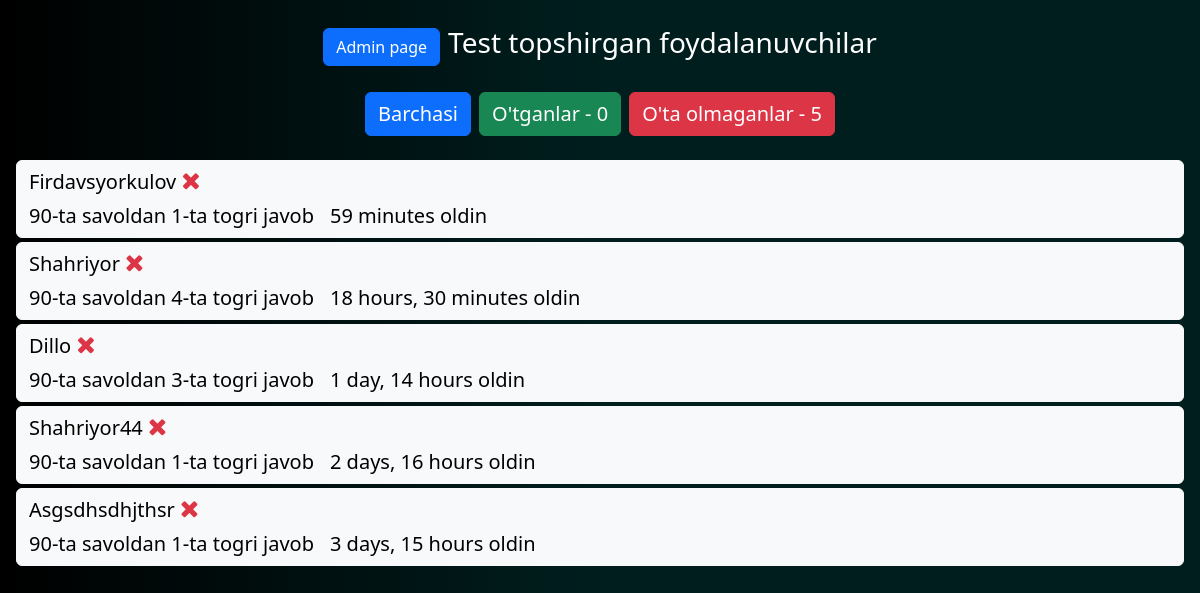
The app's page /adminpage/apply/ (signed in) with its own data.
### quiz/models.py (models this page shows)
class Taskusers(models.Model):
    username = models.ForeignKey(User,on_delete=models.CASCADE)
    natija = models.CharField(max_length=200)
    checking = models.BooleanField(default=False,blank=True)
    date = models.DateTimeField(auto_now_add=True)
    def __str__(self):
        return self.username.username

### quiz/views.py (the view)
# urls.py: path('adminpage/apply/', apply, name='apply'),
def apply(request):
    usertask = Taskusers.objects.all().order_by('-date')
    context ={
    'topshirganlar':usertask,
    'true':Taskusers.objects.filter(checking='True').all().count(),
    'false':Taskusers.objects.filter(checking='False').all().count(),
    }
    return render(request,'apply.html',context)

### templates/apply.html (shortened to what this page needs)
<!DOCTYPE html>
<html lang="en">
<head>
    <link rel="stylesheet" href="/static/bootstrap.min.css">
    <link rel="stylesheet" href="https://cdnjs.cloudflare.com/ajax/libs/font-awesome/4.7.0/css/font-awesome.min.css">
</head>
{% if request.user.is_superuser  %}
<body>
<center style="gap: 10px;
padding-top: 10px;
height:851px;
background-color: transparent;
background-image: linear-gradient(90deg, #000000 0%, #001E1E 50%);
">
<center class="d-flex justify-content-center align-items-center gap-2 my-3 flex-wrap">
    <a class="btn btn-primary" href="/adminpage">Admin page</a>
    <h3 class="text-white">Test topshirgan foydalanuvchilar</h3>
</center>
<center>
    <div class="d-flex align-items-center gap-2 flex-wrap justify-content-center my-4">
        <button onclick="checkall()" class="btn btn-primary fs-5">Barchasi</button>
        <button   onclick="check('False')" class="btn btn-success fs-5">O'tganlar - {{true}}</button>
        <button   onclick="check('True')"  class="btn btn-danger fs-5">O'ta olmaganlar - {{false}}</button>
    </div>
    <div id="blopg"  class="blog mx-3">
    {% for t in topshirganlar %}
    <div data-f="{{t.checking}}"  class="text-start w-100 btn btn-light  my-1 d-flex flex-column ">
        <div class="fs-5">{{t|title}}
            {% if t.checking == False %}
                <div class="fa fa-times text-danger fs-4"></div>
            {% else %}
            <div class="fa fa-check text-success fs-4"></div>
            {% endif %}
        </div>
    <div class="mt-1 d-flex align-items-center flex-wrap gap-0">
        <div class="fs-5 me-3">{{t.natija}}</div>
       <div class="fs-5">{{t.date|timesince}} oldin</div>
    </div>
    </div>
    {% endfor %}
    </div>
</center>
</body>
{% else %}
<center class="fs-4 my-3">Siz admin panelga kira olmaysiz <a href="/" class="btn btn-primary">Home</a></center>
{% endif %}
</html>

### records on screen
Taskusers: username.username "Firdavsyorkulov", checking False (drawn), natija "90-ta savoldan 1-ta togri javob", date "59 minutes"
Taskusers: username.username "Shahriyor", checking False (drawn), natija "90-ta savoldan 4-ta togri javob", date "18 hours, 30 minutes"
Taskusers: username.username "Dillo", checking False (drawn), natija "90-ta savoldan 3-ta togri javob", date "1 day, 14 hours"
Taskusers: username.username "Shahriyor44", checking False (drawn), natija "90-ta savoldan 1-ta togri javob", date "2 days, 16 hours"
Taskusers: username.username "Asgsdhsdhjthsr", checking False (drawn), natija "90-ta savoldan 1-ta togri javob", date "3 days, 15 hours"

### other values on screen
{{ true }} "0"
{{ false }} "5"
